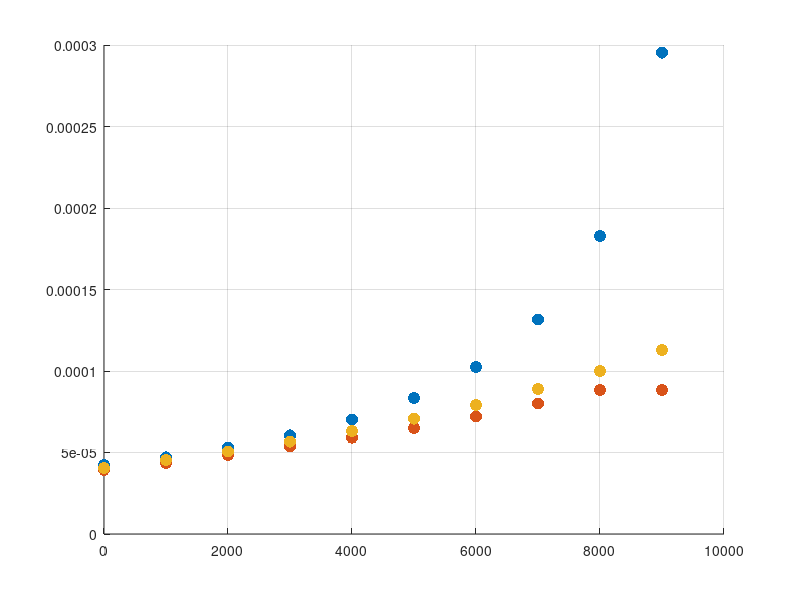

Reproduce this figure in MATLAB. (Note: this script raises an error after producing the figure.)
clc,clear;close all;

n = 2;
m = 2;
maxlambda = 10;
latency_priority11 = [];
latency_priority12 = [];
latency_priority21 = [];
latency_priority22 = [];
latency_priority1 = [];
latency_priority2 = [];
latency_nooffloading = [];
latency_nopriority = [];
varphi1_p = [];
varphi2_p = [];
varphi11_p = [];
varphi22_p = [];
rho1_p = [];
rho2_p = [];

lambda = [6000, 0;
          2000, 2000];
lambda_offload = zeros(n);
lambda_i = [sum(lambda(1,:)), sum(lambda(2,:))];
lambda_p = [];
b = [0.6*10^-4, 1.2*10^-4];
b_i(1) = (lambda(1,1)*b(1)+lambda(1,2)*b(2))/lambda_i(1);
b_i(2) = (lambda(2,1)*b(1)+lambda(2,2)*b(2))/lambda_i(2);
rho = zeros(n);

varphi = zeros(n);
varphi_x = linspace(0, 1, 11);
varphi_y = linspace(0, 1, 11);

E_wp1 = zeros(n); %オフロードしたジョブの優先度が低い場合の遅延
E_wp2 = zeros(n); %オフロードしたジョブの優先度が高い場合の遅延
E_wnp = zeros(n); %優先度をつけない場合の遅延
latency1_11 = zeros(11); latency2_11 = zeros(11);
latency1_12 = zeros(11); latency2_12 = zeros(11);
latency1_21 = zeros(11); latency2_21 = zeros(11);
latency1_22 = zeros(11); latency2_22 = zeros(11);
latency1_sum = zeros(11); latency2_sum = zeros(11);
latency_nopriority_sum = zeros(11);
latency_c1 = zeros(11);
latency_c2 = zeros(11);
rho1 = zeros(11);
rho2 = zeros(11);

for i=1:maxlambda
    %lambda(1,1) = 2000;
    %lambda(2,1) = 2000;
    lambda(1,2) = 1000*(i-1);
    %lambda(2,2) = 100*(i-1);
    lambda_i = [sum(lambda(1,:)), sum(lambda(2,:))];

    lambda_p = [lambda_p lambda(1,2)];
    %全てのオフロード組み合わせごとに平均遅延時間を求める
    for l=1:11
        varphi(1,1) = 1-varphi_x(l);
        varphi(1,2) = varphi_x(l);
        for k=1:11
            varphi(2,1) = varphi_y(k);
            varphi(2,2) = 1-varphi_y(k);
    
            % オフロードしないジョブの到着率
            % オフロードするジョブの到着率
            
            % オフロードしないジョブの到着率
            % オフロードするジョブの到着率
            lambda_offload(1,1) = lambda_i(1)*varphi(1,1);
            lambda_offload(1,2) = lambda_i(1)*varphi(1,2);
            lambda_offload(2,1) = lambda_i(2)*varphi(2,1);
            lambda_offload(2,2) = lambda_i(2)*varphi(2,2);
    
            % オフロードしないジョブの利用率
            % オフロードするジョブの利用率
            rho(1,1) = lambda_offload(1,1)*b_i(1);
            rho(1,2) = lambda_offload(1,2)*b_i(1);
            rho(2,1) = lambda_offload(2,1)*b_i(2);
            rho(2,2) = lambda_offload(2,2)*b_i(2);
    
            E_wp1(1,1) = 0.5*(lambda_offload(1,1)*b_i(1)^2 + lambda_offload(2,1)*b_i(2)^2)/(1-rho(1,1));
            E_wp1(1,2) = 0.5*(lambda_offload(1,2)*b_i(1)^2 + lambda_offload(2,2)*b_i(2)^2)/((1-rho(1,2))*(1-rho(1,2)-rho(2,2)));
            E_wp1(2,1) = 0.5*(lambda_offload(1,1)*b_i(1)^2 + lambda_offload(2,1)*b_i(2)^2)/((1-rho(2,1))*(1-rho(2,1)-rho(1,1)));
            E_wp1(2,2) = 0.5*(lambda_offload(1,2)*b_i(1)^2 + lambda_offload(2,2)*b_i(2)^2)/(1-rho(2,2));
            E_wp2(1,1) = 0.5*(lambda_offload(1,1)*b_i(1)^2 + lambda_offload(2,1)*b_i(2)^2)/((1-rho(1,1))*(1-rho(1,1)-rho(2,1)));
            E_wp2(1,2) = 0.5*(lambda_offload(1,2)*b_i(1)^2 + lambda_offload(2,2)*b_i(2)^2)/(1-rho(1,2));
            E_wp2(2,1) = 0.5*(lambda_offload(1,1)*b_i(1)^2 + lambda_offload(2,1)*b_i(2)^2)/(1-rho(2,1));
            E_wp2(2,2) = 0.5*(lambda_offload(1,2)*b_i(1)^2 + lambda_offload(2,2)*b_i(2)^2)/((1-rho(2,2))*(1-rho(1,2)-rho(2,2)));        
            E_wnp(1,1) = 0.5*(lambda_offload(1,1)+lambda_offload(2,1))*((b_i(1)*lambda_offload(1,1)+b_i(2)*lambda_offload(2,1))/(lambda_offload(1,1)+lambda_offload(2,1)))^2/(1-(lambda_offload(1,1)+lambda_offload(2,1))*(b_i(1)*lambda_offload(1,1)+b_i(2)*lambda_offload(2,1))/(lambda_offload(1,1)+lambda_offload(2,1)));
            E_wnp(2,2) = 0.5*(lambda_offload(2,2)+lambda_offload(1,2))*((b_i(2)*lambda_offload(2,2)+b_i(1)*lambda_offload(1,2))/(lambda_offload(2,2)+lambda_offload(1,2)))^2/(1-(lambda_offload(2,2)+lambda_offload(1,2))*(b_i(2)*lambda_offload(2,2)+b_i(1)*lambda_offload(1,2))/(lambda_offload(2,2)+lambda_offload(1,2)));
            
            latency1_11(l,k) = E_wp1(1,1); latency2_11(l,k) = E_wp2(1,1);
            latency1_12(l,k) = E_wp1(1,2); latency2_12(l,k) = E_wp2(1,2);
            latency1_21(l,k) = E_wp1(2,1); latency2_21(l,k) = E_wp2(2,1);
            latency1_22(l,k) = E_wp1(2,2); latency2_22(l,k) = E_wp2(2,2);
            latency1_sum(l,k) = varphi(1,1)*E_wp1(1,1)+varphi(1,2)*E_wp1(1,2)+varphi(2,1)*E_wp1(2,1)+varphi(2,2)*E_wp1(2,2);
            latency2_sum(l,k) = varphi(1,1)*E_wp2(1,1)+varphi(1,2)*E_wp2(1,2)+varphi(2,1)*E_wp2(2,1)+varphi(2,2)*E_wp2(2,2);
            latency_c1(l,k) = E_wnp(1,1);
            latency_c2(l,k) = E_wnp(2,2);
            latency_nopriority_sum(l,k) = varphi(1,1)*E_wnp(1,1)+varphi(2,1)*E_wnp(1,1)+varphi(2,2)*E_wnp(2,2)+varphi(1,2)*E_wnp(2,2);
            if latency1_11(l,k) <= 0
                latency1_11(l,k) = 1;
            end
            if latency1_12(l,k) <= 0
                latency1_12(l,k) = 1;
            end
            if latency1_21(l,k) <= 0
                latency1_21(l,k) = 1;
            end
            if latency1_22(l,k) <= 0
                latency1_22(l,k) = 1;
            end
            if latency2_11(l,k) <= 0
                latency2_11(l,k) = 1;
            end
            if latency2_12(l,k) <= 0
                latency2_12(l,k) = 1;
            end
            if latency2_21(l,k) <= 0
                latency2_21(l,k) = 1;
            end
            if latency2_22(l,k) <= 0
                latency2_22(l,k) = 1;
            end
            if latency_c1(l,k) <= 0
                latency_c1(l,k) = 1;
            end
            if latency_c2(l,k) <= 0
                latency_c2(l,k) = 1;
            end
            if latency1_sum(l,k) <= 0
                latency1_sum(l,k) = 1;
            end
            if latency2_sum(l,k) <= 0
                latency2_sum(l,k) = 1;
            end
            if latency_nopriority_sum(l,k) <= 0
                latency_nopriority_sum(l,k) = 1;
            end
            rho1(l,k) = rho(1);
            rho2(l,k) = rho(2);
        end
    end
    [m1, i1] = min(latency1_11+latency1_22);
    [m2, i2] = min(m1);
    [m11, i11] = min(latency_nopriority_sum);
    [m22, i22] = min(m11);
    varphi1_p = [varphi1_p 0.1*i1-0.1];
    varphi2_p = [varphi2_p 0.1*i2-0.1];
    varphi11_p = [varphi11_p 0.1*i11-0.1];
    varphi22_p = [varphi22_p 0.1*i22-0.1];
    rho1_p = [rho1_p (1-0.1*i1-0.1)*lambda_i(1)+(0.1*i2-0.1)*lambda_i(2)-(0.1*i1-0.1)*lambda_i(1)-(1-0.1*i2-0.1)*lambda_i(2)];
    rho2_p = [rho2_p (1-0.1*i11-0.1)*lambda_i(1)+(0.1*i22-0.1)*lambda_i(2)-(0.1*i11-0.1)*lambda_i(1)-(1-0.1*i22-0.1)*lambda_i(2)];
    latency_priority11 = [latency_priority11 m2];
    latency_priority12 = [latency_priority12 min(min(latency1_12+latency1_21))];
    latency_priority21 = [latency_priority21 min(min(latency2_11+latency2_22))];
    latency_priority22 = [latency_priority22 min(min(latency2_12+latency2_21))];
    latency_nooffloading = [latency_nooffloading latency_c1(1,1)+latency_c2(1,1)];
    latency_nopriority = [latency_nopriority m22];
    latency_priority1 = [latency_priority1 min(min(latency1_sum))];
    latency_priority2 = [latency_priority2 min(min(latency2_sum))];
end

f1 = figure;f2 = figure; f3=figure; f4=figure;

 figure(f1);
 hold on
 grid on
 scatter(lambda_p, latency_nooffloading(1:maxlambda),75, 'filled', 'blue');
 scatter(lambda_p, latency_priority1(1:maxlambda),75, 'filled', 'red');
 scatter(lambda_p, latency_nopriority(1:maxlambda),75, 'filled', 'yellow');
 scatter(lambda_p, latency_priority11(1:maxlambda),75, 'x', 'green');
 scatter(lambda_p, latency_priority12(1:maxlambda),75, '+', 'magenta');
 ylim([0 inf]);
 xlabel('Number of prioritized jobs'); ylabel('Average latency');
 l1 = legend('Without offloading', 'With priority','Without priority', 'High priority', 'Low priority');
 l1.FontSize = 10;
 hold off

figure(f2);
hold on
scatter(lambda_p, latency_nooffloading(1:maxlambda),100, 'filled', 'blue');
scatter(lambda_p, latency_priority2(1:maxlambda),100, 'filled', 'red');
scatter(lambda_p, latency_priority22(1:maxlambda),100, '+', 'magenta');
scatter(lambda_p, latency_priority21(1:maxlambda),100, 'x', 'green');

xlabel('Arrival rate of \lambda_{12}'); ylabel('Average latency');
l1 = legend('Total latency of unprioritized jobs', 'Total latency of prioritized jobs', 'High priority', 'Low priority');
l1.FontSize = 10;
hold off

figure(f3);
hold on
grid on
scatter(lambda_p, varphi1_p(1:maxlambda),100, 'filled', 'blue');
scatter(lambda_p, varphi2_p(1:maxlambda),100, 'x', 'red');
scatter(lambda_p, varphi11_p(1:maxlambda),100, 'filled', 'green');
scatter(lambda_p, varphi22_p(1:maxlambda),100, '+', 'magenta');
ylim([0 1]);
xlabel('Arrival rate of \lambda_{12}'); ylabel('Offload fraction');
l1 = legend('\phi_{12}^{priority*}', '\phi_{21}^{priority*}', '\phi_{12}^{offload*}', '\phi_{21}^{offload*}');
l1.FontSize = 10;
hold off

figure(f4);
hold on
grid on
scatter(lambda_p, rho1_p(1:maxlambda),100, 'filled', 'blue');
scatter(lambda_p, rho2_p(1:maxlambda),100, 'filled', 'red');
xlabel('Arrival rate of \lambda_{12}'); ylabel('Load balancing');
l1 = legend('with priority', 'without priority');
l1.FontSize = 10;
hold off